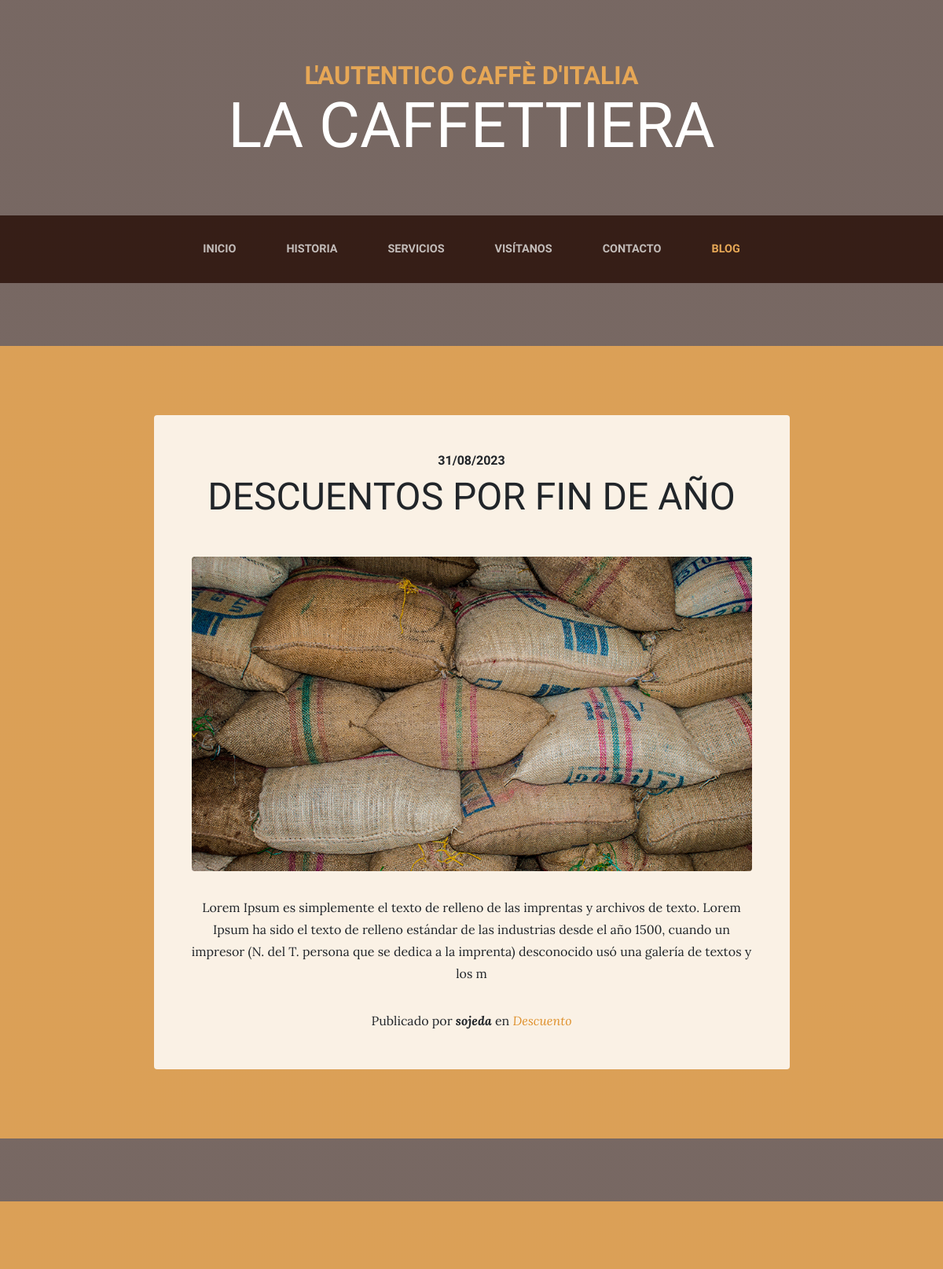
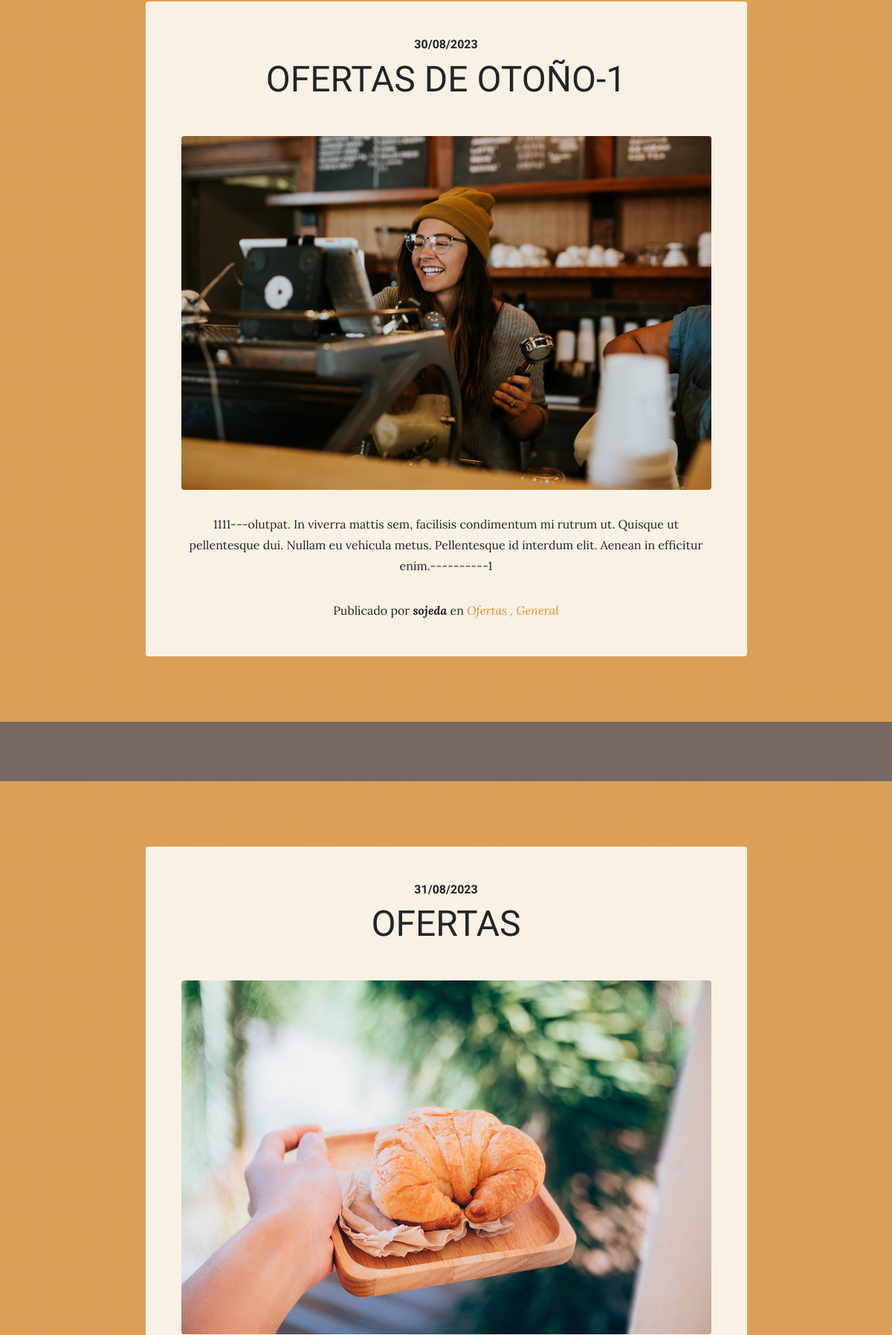
Screenshot of /blog/ (upper part) with the database file from the repository (2 pictures, top to bottom).
### blog/models.py (models this page shows, shortened)
class Blog(models.Model):
    title=models.CharField(max_length=100, verbose_name='Titulo')
    content=models.TextField(verbose_name='Contenido')
    published=models.DateTimeField(verbose_name='Fecha de publicacion', default=now)
    image=models.ImageField(verbose_name='Imagen',upload_to='blogs')
    author=models.ForeignKey(User, verbose_name='Autor', on_delete=models.CASCADE)
    categories=models.ManyToManyField(Category, verbose_name='categorias')
    created=models.DateTimeField(auto_now_add=True, verbose_name='Fecha de creacion')
    updated=models.DateTimeField(auto_now=True, verbose_name='Fecha de modificacion')
    class Meta:
        verbose_name='Entrada'
        verbose_name_plural='Entradas'
        ordering=['title']

class Category (models.Model):
    name=models.CharField(max_length=50, verbose_name='Nombre de categoria')
    created=models.DateTimeField(auto_now_add=True, verbose_name='Fecha de creacion')
    updated=models.DateTimeField(auto_now=True, verbose_name='Fecha de modificacion')
    class Meta:
        verbose_name='categoria'
        verbose_name_plural='categorias'
        ordering=['-created']
    def __str__(self):
        return self.name

### blog/views.py (the view)
# urls.py: path('',views.blog, name='blog'),
def blog(request):
    blogs= Blog.objects.all()
    return render(request, 'blog/blog.html', {'listBlogs':blogs})

### pages/templatetags/pages_secundary.py (called while the page is built)
@register.simple_tag
def get_list_pages():
    pages=Page.objects.all()
    return pages

### social/processor.py (called while the page is built)
def context(request):
    dict={}
    listSocial=Social.objects.all()
    for social in listSocial:
        dict[social.key]=social.url
    return dict

### blog/templates/blog/blog.html (shortened to what this page needs)
{% extends 'core/base.html' %}
{% load static %}
{% block content %}
{% for blog in listBlogs %}
<section class="page-section cta">
  <div class="container">
    <div class="row">
      <div class="col-xl-9 mx-auto">
        <div class="cta-innerv text-center rounded">
          <h2 class="section-heading mb-5">
            <span class="section-heading-upper">{{blog.published|date:'SHORT_DATE_FORMAT'}}</span>
            <span class="section-heading-lower">{{blog.title}}</span>
          </h2>
          <p class="mb-0">
            <img class="mx-auto d-flex rounded img-fluid mb-3 mb-lg-0" src="{{blog.image.url}}" alt="">
          </p>
          <p class="mb-0 mbt">
            {{blog.content}}
          </p>
          <p class="mb-0 mbt">
            <span class="section-heading-under">Publicado por <em><b>{{blog.author}}</b></em> en
              {% for category in blog.categories.all %}
              <em><a href="{% url 'category' category.id %}" class="link">{{category.name}} {% if not forloop.last %},{% endif %}</a></em>
              {% endfor%}
            </span>
          </p>
        </div>
      </div>
    </div>
  </div>
</section>
{% endfor %}
{% endblock %}

### core/static/core/css/business-casual.css (style rules this page uses)
body { font-family: 'Lora'; background: linear-gradient(rgba(47, 23, 15, 0.65), rgba(47, 23, 15, 0.65)), url("../img/bg.jpg"); background-attachment: fixed; background-position: center; background-size: cover; }
h1, h2, h3, h4, h5, h6 { font-family: 'Raleway'; }
p { line-height: 1.75; }
.page-section { margin-top: 5rem; margin-bottom: 5rem; }
.section-heading { text-transform: uppercase; }
.section-heading .section-heading-upper { display: block; font-size: 1rem; font-weight: 800; padding-bottom:.5rem; }
.section-heading .section-heading-lower { display: block; font-size: 3rem; font-weight: 100; }
.cta { padding-top: 5rem; padding-bottom: 5rem; background-color: rgba(230, 167, 86, 0.9); }
.cta .cta-innerv { position: relative; padding: 3rem; margin: 0.5rem; background-color: rgba(255, 255, 255, 0.85); }
.mbt { padding-top: 2rem; }
a.link { color: #df902a; }

### rows the page displays
Blog: published "31/08/2023", title "DESCUENTOS POR FIN DE AÑO", image (picture), content "Lorem Ipsum es simplemente el texto de relleno de las imprentas y archivos de texto. Lorem Ipsum ha sido el texto de relleno estándar de las industrias desde el año 1500, cuando un impresor (N. del T. persona que se dedica a la imprenta) desconocido usó una galería de textos y los m", author "sojeda"
Category: name "Descuento"
Blog: published "30/08/2023", title "OFERTAS DE OTOÑO-1", image (picture), content "1111---olutpat. In viverra mattis sem, facilisis condimentum mi rutrum ut. Quisque ut pellentesque dui. Nullam eu vehicula metus. Pellentesque id interdum elit. Aenean in efficitur enim.----------1", author "sojeda"
Category: name "Ofertas"
Category: name "General"
Blog: published "31/08/2023", title "OFERTAS", image (picture)
